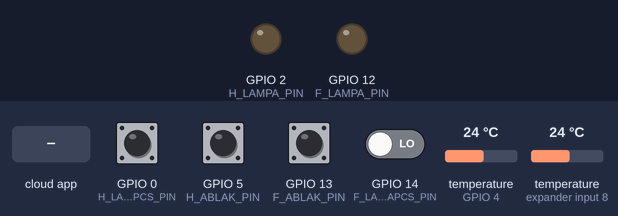
The sketch below on a simulated ESP8266 (NodeMCU). On the bench: output pins drawn as LEDs (lit = HIGH). The test bench sets the inputs (shaded band); at power-on: GPIO 0 (H_LAMPAKAPCS_PIN), GPIO 5 (H_ABLAK_PIN), GPIO 13 (F_ABLAK_PIN) HIGH, GPIO 14 (F_LAMPAKAPCS_PIN) LOW, temperature (sensors on GPIO 4, expander input 8) 24 °C. WiFi joins after 1.5 s; servers stay silent unless stated; the Firebase database answers and starts empty; what the sketch prints to the serial monitor is not drawn.

Above: at 2.7 s.
2.8 s: GPIO 14 (F_LAMPAKAPCS_PIN) driven HIGH
At 4.0 s:
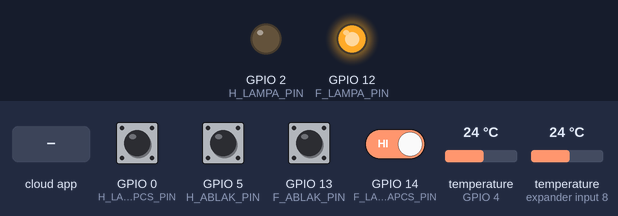
4.3 s: the phone or cloud app sets LAMP to 0
At 5.4 s:
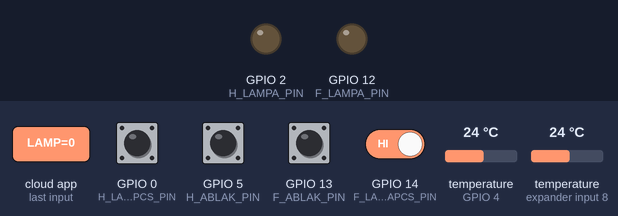
5.8 s: the phone or cloud app sets LAMP to 1
At 7.3 s:
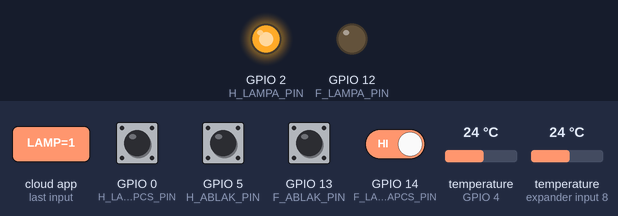
Timing chart, 0 to 8.8 s (numbered marks = the images above; inputs shaded):
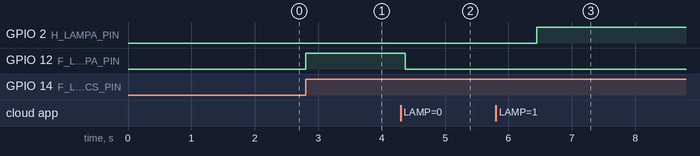

The sketch:

HF_ESP8266.ino
```cpp
#include <OneWire.h>
#include <DallasTemperature.h>
#include "FirebaseESP8266.h"
#include <ESP8266WiFi.h>
#define FIREBASE_HOST "patakysmarthome.firebaseio.com"
#define FIREBASE_AUTH "iNiK1WsWRSWuxzMaeUN64R6c01C5Td016oTpfzFP"
#define WIFI_SSID "Mark"
#define WIFI_PASSWORD "Buksi1022"
#define ONE_WIRE_BUS 4
FirebaseData firebaseData;
OneWire oneWire(ONE_WIRE_BUS);
DallasTemperature sensors(&oneWire);

int HOM_CYCLE = 0;

//HALO VÁLTOZÓK
//ABLAK:
const int H_ABLAK_PIN = 5;
bool H_ABLAK = false;
bool H_ABLAK_H = true;
//LÁMPA:
const int H_LAMPA_PIN = 2; //Lámpa (KIMENET)
const int H_LAMPAKAPCS_PIN = 0; //Kapcsoló (BEMENET)
volatile bool H_LAMPA_FEL = false; //TRUE ha gombal lett fel vagy le kapcsolva
volatile bool H_LAMPA = false; //Lámpa ki vagy be
volatile long H_LAMPA_TIMER = 0; //Prell
//HŐMÉRSÉKLET:
double H_HOM = 0;
double H_HOM_H = 100;


//FURDO VÁLTOZÓK
//ABLAK:
const int F_ABLAK_PIN = 13;
bool F_ABLAK = false;
bool F_ABLAK_H = true;
//LÁMPA:
const int F_LAMPA_PIN = 12; //Lámpa (KIMENET)
const int F_LAMPAKAPCS_PIN = 14; //Kapcsoló (BEMENET)
volatile bool F_LAMPA_FEL = false; //TRUE ha gombal lett fel vagy le kapcsolva
volatile bool F_LAMPA = false; //Lámpa ki vagy be
volatile long F_LAMPA_TIMER = 0; //Prell
//HŐMÉRSÉKLET:
double F_HOM = 0;
double F_HOM_H = 100;


//HALO FUNCTIONOK ÉS INTERRUPTOK
//ABLAK:
void H_ABLAK_FUNC(){
  H_ABLAK = digitalRead(H_ABLAK_PIN);
  if(H_ABLAK != H_ABLAK_H){
    if(Firebase.setBool(firebaseData, "/HALO/WINDOW", H_ABLAK));
    H_ABLAK_H = H_ABLAK;
  }
}
//LÁMPA:
    //INTERRUPT
void H_LAMPAKAPCS_FUNC(){
  if(H_LAMPA_TIMER < millis()-250 || H_LAMPA_TIMER > millis()){
    H_LAMPA = !H_LAMPA;
    digitalWrite(H_LAMPA_PIN, H_LAMPA);
    H_LAMPA_TIMER = millis();
    H_LAMPA_FEL = true;
  }
}
    //LEKÉRDEZÉS
void H_LAMPA_FUNC(){
  if(H_LAMPA_FEL == false){
    if(Firebase.getBool(firebaseData, "/HALO/LAMP")){
      if(firebaseData.dataType() == "boolean"){
        if(H_LAMPA_FEL == false){
          H_LAMPA = firebaseData.boolData();
          digitalWrite(H_LAMPA_PIN, H_LAMPA);
        }
      }
    }
  }
}
    //FELTÖLTÉS
void H_LAMPA_FEL_FUNC(){
  if(Firebase.setBool(firebaseData, "/HALO/LAMP", H_LAMPA));
  H_LAMPA_FEL = false;
}


//FURDO FUNCTIONOK ÉS INTERRUPTOK
//ABLAK:
void F_ABLAK_FUNC(){
  F_ABLAK = digitalRead(F_ABLAK_PIN);
  if(F_ABLAK != F_ABLAK_H){
    if(Firebase.setBool(firebaseData, "/FURDO/WINDOW", F_ABLAK));
    F_ABLAK_H = F_ABLAK;
  }
}
//LÁMPA:
    //INTERRUPT
void F_LAMPAKAPCS_FUNC(){
  if(F_LAMPA_TIMER < millis()-250 || F_LAMPA_TIMER > millis()){
    F_LAMPA = !F_LAMPA;
    digitalWrite(F_LAMPA_PIN, F_LAMPA);
    F_LAMPA_TIMER = millis();
    F_LAMPA_FEL = true;
  }
}
    //LEKÉRDEZÉS
void F_LAMPA_FUNC(){
  if(F_LAMPA_FEL == false){
    if(Firebase.getBool(firebaseData, "/FURDO/LAMP")){
      if(firebaseData.dataType() == "boolean"){
        if(F_LAMPA_FEL == false){
          F_LAMPA = firebaseData.boolData();
          digitalWrite(F_LAMPA_PIN, F_LAMPA);
        }
      }
    }
  }
}
    //FELTÖLTÉS
void F_LAMPA_FEL_FUNC(){
  if(Firebase.setBool(firebaseData, "/FURDO/LAMP", F_LAMPA));
  F_LAMPA_FEL = false;
}


//HŐMÉRSÉKLET
void HOM_FUNC(){
  if(HOM_CYCLE == 10){
    sensors.requestTemperatures();
    delay(250);
    H_HOM = sensors.getTempCByIndex(0);
    F_HOM = sensors.getTempCByIndex(1);
    Serial.println(H_HOM);
    Serial.println(F_HOM);
    if(H_HOM_H-0.1 > H_HOM || H_HOM_H+0.1 < H_HOM){
      Firebase.setDouble(firebaseData, "/HALO/TEMP", H_HOM);
      H_HOM_H = H_HOM;
    }
    if(F_HOM_H-0.1 > F_HOM || F_HOM_H+0.1 < F_HOM){
      Firebase.setDouble(firebaseData, "/FURDO/TEMP", F_HOM);
      F_HOM_H = F_HOM;
    }
    HOM_CYCLE = 0;
  }
  else{
    HOM_CYCLE++;
  }
}


void setup() {
  //HALO PINEK ÉS INTERUPTOK
  //ABLAK:
  pinMode(H_ABLAK_PIN, INPUT);
  //LÁMPA:
  pinMode(H_LAMPA_PIN, OUTPUT);
  pinMode(H_LAMPAKAPCS_PIN, INPUT);
  attachInterrupt(H_LAMPAKAPCS_PIN, H_LAMPAKAPCS_FUNC, RISING);

  //FURDO PINEK ÉS INTERUPTOK
  //ABLAK:
  pinMode(F_ABLAK_PIN, INPUT);
  //LÁMPA:
  pinMode(F_LAMPA_PIN, OUTPUT);
  pinMode(F_LAMPAKAPCS_PIN, INPUT);
  attachInterrupt(F_LAMPAKAPCS_PIN, F_LAMPAKAPCS_FUNC, RISING);


  sensors.begin();

  Serial.begin(115200);
  WiFi.begin(WIFI_SSID, WIFI_PASSWORD);
  Serial.print("Connecting to Wi-Fi");
  while (WiFi.status() != WL_CONNECTED)
  {
    Serial.print(".");
    delay(300);
  }
  Serial.println();
  Serial.print("Connected with IP: ");
  Serial.println(WiFi.localIP());
  Serial.println();
  Firebase.begin(FIREBASE_HOST, FIREBASE_AUTH);
  Firebase.reconnectWiFi(true);
  Firebase.setReadTimeout(firebaseData, 1000 * 60);
  Firebase.setwriteSizeLimit(firebaseData, "tiny");


  H_ABLAK_H != digitalRead(H_ABLAK_PIN);
}

void loop() {
  if(H_LAMPA_FEL == true) H_LAMPA_FEL_FUNC();
  H_LAMPA_FUNC();
  H_ABLAK_FUNC();
  if(F_LAMPA_FEL == true) F_LAMPA_FEL_FUNC();
  F_LAMPA_FUNC();
  F_ABLAK_FUNC();
  HOM_FUNC();
}
```

Measured:
- after the input at 2.8 s, GPIO 12 (F_LAMPA_PIN): LOW → HIGH at once
- after the input at 4.3 s, GPIO 12 (F_LAMPA_PIN): HIGH → LOW after 0.07 s
- after the input at 5.8 s, GPIO 2 (H_LAMPA_PIN): LOW → HIGH after 0.65 s
